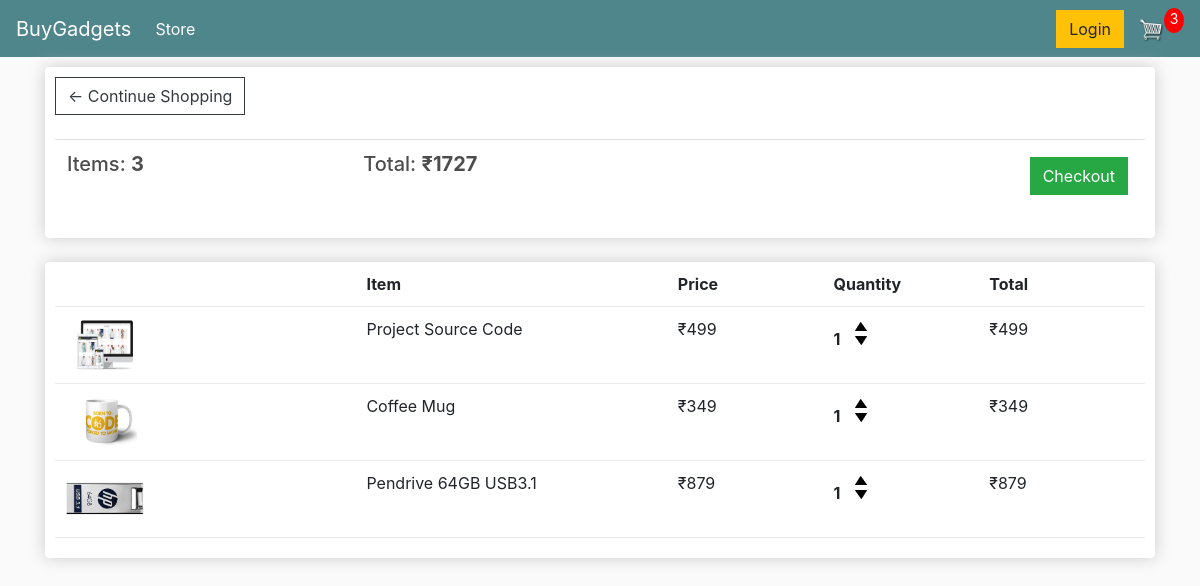
The app's page /cart/ (signed in) with its own data.
### store/models.py (models this page shows, shortened)
class Order(models.Model):
    customer = models.ForeignKey(Customer, on_delete=models.SET_NULL, null=True, blank=True)
    date_ordered = models.DateTimeField(auto_now_add=True)
    complete = models.BooleanField(default=False)
    transaction_id = models.CharField(max_length=100, null=True)
    @property
    def get_cart_total(self):
        orderitems = self.orderitem_set.all()
        total = sum([item.get_total for item in orderitems])
        return total
    @property
    def get_cart_items(self):
        orderitems = self.orderitem_set.all()
        total = sum([item.quantity for item in orderitems])
        return total

class OrderItem(models.Model):
    product = models.ForeignKey(Product, on_delete=models.SET_NULL, null=True)
    order = models.ForeignKey(Order, on_delete=models.SET_NULL, null=True)
    quantity = models.IntegerField(default=0, null=True, blank=True)
    date_added = models.DateTimeField(auto_now_add=True)
    @property
    def get_total(self):
        total = self.product.price * self.quantity
        return total

class Product(models.Model):
    name = models.CharField(max_length=200)
    price = models.FloatField()
    digital = models.BooleanField(default=False, null=True, blank=True)
    image = models.ImageField(null=True, blank=True)
    @property
    def imageURL(self):
        try:
            url = self.image.url
        except:
            url = ""
        return url

### store/views.py (the view)
# urls.py: path('cart/', views.cart, name='cart'),
def cart(request):
    if request.user.is_authenticated:
        customer = request.user.customer
        order, created = Order.objects.get_or_create(customer=customer, complete=False)
        items = order.orderitem_set.all()
        cartItems = order.get_cart_items
    else:
        items = []
        order = {'get_cart_total': 0, 'get_cart_items': 0, 'shipping': False}
        cartItems = order['get_cart_items']
    context = {'items': items, 'order': order, 'cartItems': cartItems}
    return render(request, 'store/cart.html', context)

### store/templates/store/cart.html
{% extends 'store/main.html' %}
{% load static %}
{% block content %}
    <div class="row">
        <div class="col-lg-12">
            <div class="box-element">
                <a class="btn btn-outline-dark" href="{% url 'store' %}">&#x2190; Continue Shopping</a>
                <br>
                <br>
                <table class="table">
                    <tr>
                        <th><h5>Items: <strong>{{ order.get_cart_items }}</strong></h5></th>
                        <th><h5>Total: <strong>₹{{ order.get_cart_total |floatformat:0 }}</strong></h5></th>
                        <th>
                            <a style="float:right; margin: 5px" class="btn btn-success" href="{% url 'checkout' %}">Checkout</a>
                        </th>
                    </tr>
                </table>
            </div>
            <br>
            <div class="box-element">
                <div class="cart-row">
                    <div style="flex:2"></div>
                    <div style="flex:2"><strong>Item</strong></div>
                    <div style="flex:1"><strong>Price</strong></div>
                    <div style="flex:1"><strong>Quantity</strong></div>
                    <div style="flex:1"><strong>Total</strong></div>
                </div>
                {% for item in items %}
                    <div class="cart-row">
                        <div style="flex:2"><img class="row-image" src="{{ item.product.imageURL }}"></div>
                        <div style="flex:2"><p>{{ item.product.name }}</p></div>
                        <div style="flex:1"><p>₹{{ item.product.price | floatformat:0 }}</p></div>
                        <div style="flex:1">
                            <p class="quantity">{{ item.quantity }}</p>
                            <div class="quantity">
                                <img data-product="{{ item.product.id }}" data-action="add"
                                     class="chg-quantity update-cart" src="{% static 'images/arrow-up.png' %}">
                                <img data-product="{{ item.product.id }}" data-action="remove"
                                     class="chg-quantity update-cart" src="{% static 'images/arrow-down.png' %}">
                            </div>
                        </div>
                        <div style="flex:1">₹{{ item.get_total | floatformat:0 }}</div>
                    </div>
                {% endfor %}
            </div>
        </div>
    </div>
{% endblock content %}

### static/css/main.css (style rules this page uses)
body { background-color: hsl(0, 0%, 98%); }
h1,h2,h3,h4,h5,h6 { color:hsl(0, 0%, 30%); }
.box-element { box-shadow:hsl(0, 0%, 80%) 0 0 16px; background-color: #fff; border-radius: 4px; padding: 10px; }
.col-lg-4, .col-lg-6, .col-lg-8, .col-lg-12 { margin-top: 10px; }
.btn { border-radius: 0; }
.row-image { width: 100px; }
.cart-row { display: flex; align-items: stretch; padding-bottom: 10px; margin-bottom: 10px; border-bottom: 1px solid #ececec; }
.quantity { display: inline-block; font-weight: 700; padding-right:10px; }
.chg-quantity { width: 12px; cursor: pointer; display: block; margin-top: 5px; transition:0.1s; }

### records on screen
Order: get_cart_items "3", get_cart_total "1727"
OrderItem: product.imageURL (picture), product.name "Project Source Code", product.price "499", quantity "1", get_total "499"
OrderItem: product.imageURL (picture), product.name "Coffee Mug", product.price "349", quantity "1", get_total "349"
OrderItem: product.imageURL (picture), product.name "Pendrive 64GB USB3.1", product.price "879", quantity "1", get_total "879"

### other values on screen
{{ cartItems }} "3"
